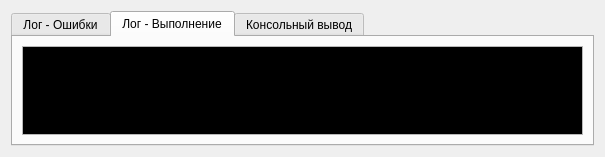
<?xml version="1.0" encoding="UTF-8"?>
<ui version="4.0">
 <class>LogScriptEditor</class>
 <widget class="QWidget" name="LogScriptEditor">
  <property name="geometry">
   <rect>
    <x>0</x>
    <y>0</y>
    <width>605</width>
    <height>157</height>
   </rect>
  </property>
  <property name="windowTitle">
   <string>Form</string>
  </property>
  <layout class="QGridLayout" name="gridLayout_3">
   <item row="0" column="0">
    <widget class="QTabWidget" name="tabWidgetLog">
     <property name="palette">
      <palette>
       <active>
        <colorrole role="Text">
         <brush brushstyle="SolidPattern">
          <color alpha="255">
           <red>170</red>
           <green>255</green>
           <blue>0</blue>
          </color>
         </brush>
        </colorrole>
        <colorrole role="Base">
         <brush brushstyle="SolidPattern">
          <color alpha="255">
           <red>0</red>
           <green>0</green>
           <blue>0</blue>
          </color>
         </brush>
        </colorrole>
       </active>
       <inactive>
        <colorrole role="Text">
         <brush brushstyle="SolidPattern">
          <color alpha="255">
           <red>170</red>
           <green>255</green>
           <blue>0</blue>
          </color>
         </brush>
        </colorrole>
        <colorrole role="Base">
         <brush brushstyle="SolidPattern">
          <color alpha="255">
           <red>0</red>
           <green>0</green>
           <blue>0</blue>
          </color>
         </brush>
        </colorrole>
       </inactive>
       <disabled>
        <colorrole role="Text">
         <brush brushstyle="SolidPattern">
          <color alpha="255">
           <red>118</red>
           <green>116</green>
           <blue>108</blue>
          </color>
         </brush>
        </colorrole>
        <colorrole role="Base">
         <brush brushstyle="SolidPattern">
          <color alpha="255">
           <red>236</red>
           <green>233</green>
           <blue>216</blue>
          </color>
         </brush>
        </colorrole>
       </disabled>
      </palette>
     </property>
     <property name="currentIndex">
      <number>1</number>
     </property>
     <widget class="QWidget" name="tabError">
      <attribute name="title">
       <string>Лог - Ошибки</string>
      </attribute>
      <layout class="QGridLayout" name="gridLayout_2">
       <item row="0" column="0">
        <widget class="QTextEdit" name="textEditError">
         <property name="undoRedoEnabled">
          <bool>false</bool>
         </property>
         <property name="readOnly">
          <bool>true</bool>
         </property>
        </widget>
       </item>
      </layout>
     </widget>
     <widget class="QWidget" name="tabRun">
      <attribute name="title">
       <string>Лог - Выполнение</string>
      </attribute>
      <layout class="QGridLayout" name="gridLayout">
       <item row="0" column="0">
        <widget class="QTextEdit" name="textEditRun">
         <property name="palette">
          <palette>
           <active>
            <colorrole role="Text">
             <brush brushstyle="SolidPattern">
              <color alpha="255">
               <red>0</red>
               <green>255</green>
               <blue>0</blue>
              </color>
             </brush>
            </colorrole>
            <colorrole role="Base">
             <brush brushstyle="SolidPattern">
              <color alpha="255">
               <red>0</red>
               <green>0</green>
               <blue>0</blue>
              </color>
             </brush>
            </colorrole>
           </active>
           <inactive>
            <colorrole role="Text">
             <brush brushstyle="SolidPattern">
              <color alpha="255">
               <red>0</red>
               <green>255</green>
               <blue>0</blue>
              </color>
             </brush>
            </colorrole>
            <colorrole role="Base">
             <brush brushstyle="SolidPattern">
              <color alpha="255">
               <red>0</red>
               <green>0</green>
               <blue>0</blue>
              </color>
             </brush>
            </colorrole>
           </inactive>
           <disabled>
            <colorrole role="Text">
             <brush brushstyle="SolidPattern">
              <color alpha="255">
               <red>118</red>
               <green>116</green>
               <blue>108</blue>
              </color>
             </brush>
            </colorrole>
            <colorrole role="Base">
             <brush brushstyle="SolidPattern">
              <color alpha="255">
               <red>236</red>
               <green>233</green>
               <blue>216</blue>
              </color>
             </brush>
            </colorrole>
           </disabled>
          </palette>
         </property>
         <property name="autoFillBackground">
          <bool>false</bool>
         </property>
         <property name="undoRedoEnabled">
          <bool>false</bool>
         </property>
         <property name="readOnly">
          <bool>true</bool>
         </property>
        </widget>
       </item>
      </layout>
     </widget>
     <widget class="QWidget" name="tabConsole">
      <attribute name="title">
       <string>Консольный вывод</string>
      </attribute>
      <layout class="QGridLayout" name="gridLayout_4">
       <item row="0" column="0">
        <widget class="QTextEdit" name="textEditConsole"/>
       </item>
      </layout>
     </widget>
    </widget>
   </item>
  </layout>
 </widget>
 <resources/>
 <connections/>
</ui>
